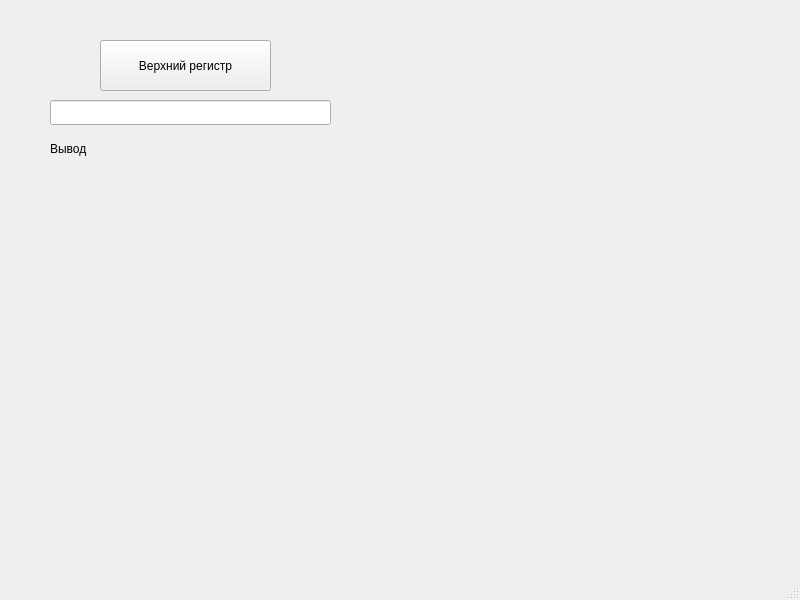
<?xml version="1.0" encoding="UTF-8"?>
<ui version="4.0">
 <class>MainWindow</class>
 <widget class="QMainWindow" name="MainWindow">
  <property name="geometry">
   <rect>
    <x>0</x>
    <y>0</y>
    <width>800</width>
    <height>600</height>
   </rect>
  </property>
  <property name="windowTitle">
   <string>MainWindow</string>
  </property>
  <widget class="QWidget" name="centralwidget">
   <widget class="QLineEdit" name="inputLineEdit">
    <property name="geometry">
     <rect>
      <x>50</x>
      <y>100</y>
      <width>281</width>
      <height>25</height>
     </rect>
    </property>
   </widget>
   <widget class="QPushButton" name="processButton">
    <property name="geometry">
     <rect>
      <x>100</x>
      <y>40</y>
      <width>171</width>
      <height>51</height>
     </rect>
    </property>
    <property name="text">
     <string>Верхний регистр</string>
    </property>
   </widget>
   <widget class="QLabel" name="resultLabel">
    <property name="geometry">
     <rect>
      <x>50</x>
      <y>140</y>
      <width>281</width>
      <height>17</height>
     </rect>
    </property>
    <property name="text">
     <string>Вывод</string>
    </property>
   </widget>
  </widget>
  <widget class="QMenuBar" name="menubar">
   <property name="geometry">
    <rect>
     <x>0</x>
     <y>0</y>
     <width>800</width>
     <height>22</height>
    </rect>
   </property>
  </widget>
  <widget class="QStatusBar" name="statusbar"/>
 </widget>
 <resources/>
 <connections/>
</ui>
